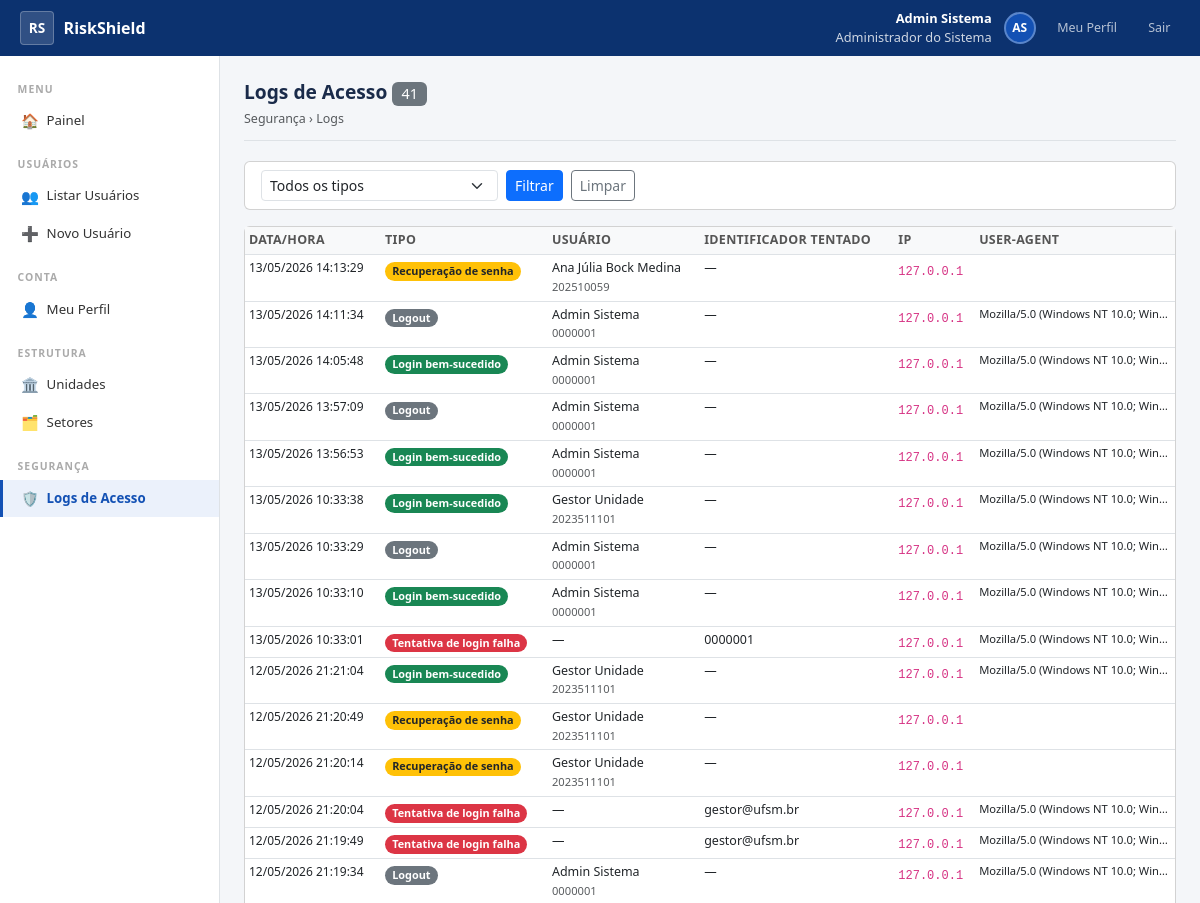
Page /logs/acesso/ (signed in, upper part) on the earlier database version.
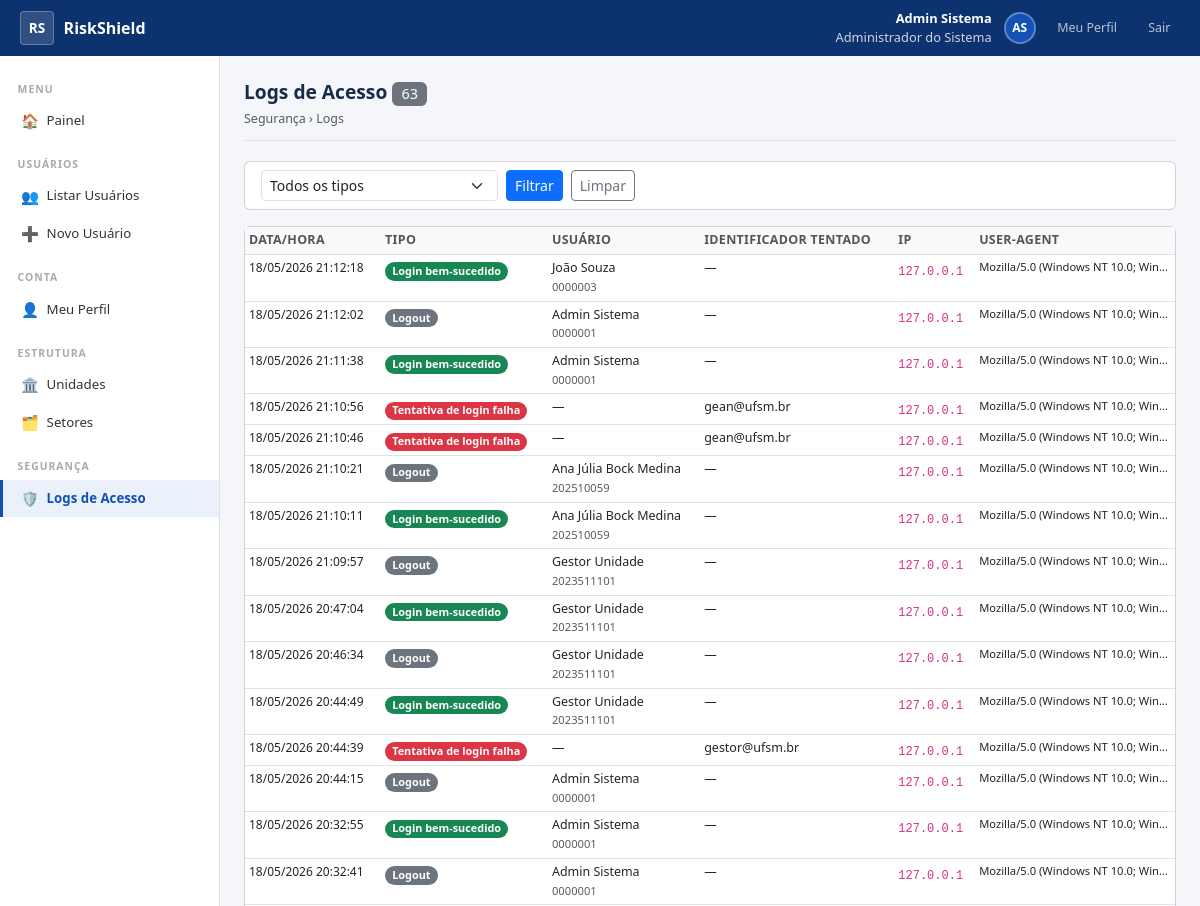
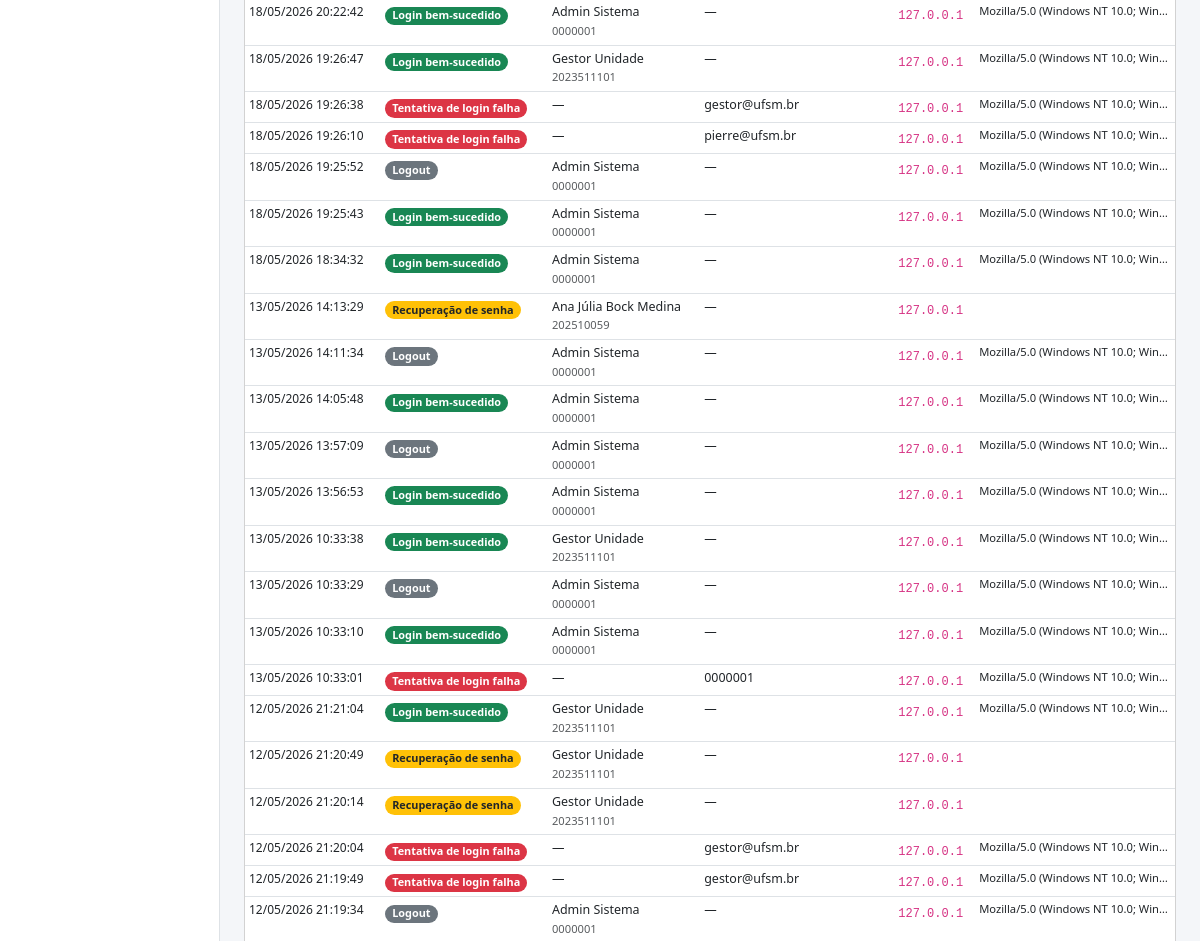
Same page on the later database version (2 pictures, top to bottom).
### accounts/models.py (models this page shows, shortened)
class LogAcesso(models.Model):
    TIPO_LOGIN_OK    = 'LOGIN_OK'
    TIPO_LOGIN_FALHA = 'LOGIN_FALHA'
    TIPO_LOGOUT      = 'LOGOUT'
    TIPO_ATIVACAO    = 'ATIVACAO'
    TIPO_RECUPERACAO = 'RECUPERACAO_SENHA'
    TIPO_BLOQUEIO    = 'BLOQUEIO_IP'
    TIPO_SESSAO_EXP  = 'SESSAO_EXPIRADA'
    TIPO_CHOICES = [
        (TIPO_LOGIN_OK,    'Login bem-sucedido'),
        (TIPO_LOGIN_FALHA, 'Tentativa de login falha'),
        (TIPO_LOGOUT,      'Logout'),
        (TIPO_ATIVACAO,    'Ativação de conta'),
        (TIPO_RECUPERACAO, 'Recuperação de senha'),
        (TIPO_BLOQUEIO,    'IP bloqueado por brute force'),
        (TIPO_SESSAO_EXP,  'Sessão expirada'),
    ]
    tipo              = models.CharField('Tipo', max_length=30, choices=TIPO_CHOICES, db_index=True)
    usuario           = models.ForeignKey(
        Usuario, on_delete=models.SET_NULL,
        null=True, blank=True, related_name='logs_acesso',
    )
    identificador_tentado = models.CharField(
        'Matrícula/E-mail tentado', max_length=200, blank=True,
    )
    ip                = models.GenericIPAddressField('Endereço IP', null=True, blank=True)
    user_agent        = models.TextField('User-Agent', blank=True)
    detalhes          = models.TextField('Detalhes', blank=True)
    criado_em         = models.DateTimeField('Data/Hora', auto_now_add=True, db_index=True)
    class Meta:
        verbose_name = 'Log de Acesso'
        verbose_name_plural = 'Logs de Acesso'
        ordering = ['-criado_em']

class Usuario(AbstractBaseUser, PermissionsMixin):
    primeiro_nome = models.CharField('Primeiro Nome', max_length=80)
    sobrenome     = models.CharField('Sobrenome',     max_length=100)
    matricula     = models.CharField('Matrícula',     max_length=20, unique=True, db_index=True)
    email         = models.EmailField('E-mail Institucional', unique=True, db_index=True)
    foto          = models.ImageField('Foto', upload_to='fotos/', blank=True, null=True)
    telefone      = models.CharField('Telefone Institucional', max_length=20, blank=True)
    cargo         = models.CharField('Cargo / Função',         max_length=120, blank=True)
    perfil = models.CharField(
        'Perfil',
        max_length=20,
        choices=Perfil.choices,
        default=Perfil.SERVIDOR,
        db_index=True,
    )
    ativo           = models.BooleanField('Ativo', default=True, db_index=True)
    conta_ativada   = models.BooleanField('Conta Ativada', default=False)
    is_staff        = models.BooleanField('Acesso Admin Django', default=False)
    criado_em       = models.DateTimeField('Criado em',    auto_now_add=True)
    atualizado_em   = models.DateTimeField('Atualizado em', auto_now=True)
    deleted_at      = models.DateTimeField('Excluído em',  null=True, blank=True, db_index=True)
    criado_por      = models.ForeignKey(
        'self', on_delete=models.SET_NULL,
        null=True, blank=True,
        related_name='usuarios_criados',
        verbose_name='Criado por',
    )
    ultimo_login_ip = models.GenericIPAddressField('IP do Último Login', null=True, blank=True)
    history = HistoricalRecords(
        history_change_reason_field=models.TextField(null=True),
        excluded_fields=['last_login', 'ultimo_login_ip'],
    )
    objects = UsuarioManager()
    USERNAME_FIELD  = 'matricula'
    REQUIRED_FIELDS = ['email', 'primeiro_nome', 'sobrenome']
    class Meta:
        verbose_name         = 'Usuário'
        verbose_name_plural  = 'Usuários'
        ordering             = ['primeiro_nome', 'sobrenome']
    def get_nome_completo(self):
        return f'{self.primeiro_nome} {self.sobrenome}'.strip()
    def get_iniciais(self):
        partes = self.get_nome_completo().split()
        if len(partes) >= 2:
            return f'{partes[0][0]}{partes[-1][0]}'.upper()
        return self.matricula[:2].upper()
    @property
    def pode_criar_usuario(self):
        return self.perfil in (Perfil.ADMIN, Perfil.GESTOR_UNIDADE)
    @property
    def pode_gerenciar_usuarios(self):
        return self.perfil in (Perfil.ADMIN, Perfil.GESTOR_UNIDADE, Perfil.GESTOR_SETOR)
    @property
    def pode_ver_logs(self):
        return self.perfil == Perfil.ADMIN

### accounts/views.py (the view)
# urls.py: path('logs/acesso/',                              views.view_logs_acesso,      name='logs_acesso'),
@requer_admin
def view_logs_acesso(request):
    qs   = LogAcesso.objects.select_related('usuario').order_by('-criado_em')
    tipo = request.GET.get('tipo', '')
    if tipo:
        qs = qs.filter(tipo=tipo)
    return render(request, 'accounts/logs_acesso.html', {
        'logs': qs[:500], 'tipos': LogAcesso.TIPO_CHOICES, 'filtro_tipo': tipo,
    })

### accounts/managers.py (called while the page is built)
    def get_queryset(self):
        return super().get_queryset().filter(deleted_at__isnull=True)

### templates/accounts/logs_acesso.html (shortened to what this page needs)
{% extends 'base_sistema.html' %}
{% block content %}
<div class="page-header">
  <h1>Logs de Acesso <span class="badge bg-secondary fw-normal">{{ logs|length }}</span></h1>
  <ol class="breadcrumb mb-0"><li class="breadcrumb-item active">Segurança › Logs</li></ol>
</div>
<div class="card mb-3">
  <div class="card-body py-2">
    <form method="get" class="d-flex gap-2 align-items-end">
      <div>
        <select name="tipo" class="form-select form-select-sm">
          <option value="">Todos os tipos</option>
        </select>
      </div>
      <button type="submit" class="btn btn-primary btn-sm">Filtrar</button>
      <a href="{% url 'logs_acesso' %}" class="btn btn-outline-secondary btn-sm">Limpar</a>
    </form>
  </div>
</div>
<div class="card">
  <div class="card-body p-0">
    <table class="table table-hover table-sm mb-0 table-gov">
      <thead>
        <tr>
          <th>Data/Hora</th>
          <th>Tipo</th>
          <th>Usuário</th>
          <th>Identificador tentado</th>
          <th>IP</th>
          <th>User-Agent</th>
        </tr>
      </thead>
      <tbody>
        {% for log in logs %}
        <tr>
          <td style="font-size:.75rem;white-space:nowrap;">{{ log.criado_em|date:"d/m/Y H:i:s" }}</td>
          <td>
            <span class="badge rounded-pill
              {% if log.tipo == 'LOGIN_OK' %}bg-success
              {% elif log.tipo == 'LOGIN_FALHA' %}bg-danger
              {% elif log.tipo == 'LOGOUT' %}bg-secondary
              {% elif log.tipo == 'BLOQUEIO_IP' %}bg-dark
              {% elif log.tipo == 'ATIVACAO' %}bg-primary
              {% elif log.tipo == 'RECUPERACAO_SENHA' %}bg-warning text-dark
              {% else %}bg-light text-dark{% endif %}" style="font-size:.68rem;">
              {{ log.get_tipo_display }}
            </span>
          </td>
          <td style="font-size:.78rem;">
            {% if log.usuario %}{{ log.usuario.get_nome_completo }}<br>
            <span class="text-muted" style="font-size:.7rem;">{{ log.usuario.matricula }}</span>
            {% else %}—{% endif %}
          </td>
          <td style="font-size:.78rem;">{{ log.identificador_tentado|default:"—" }}</td>
          <td><code style="font-size:.75rem;">{{ log.ip|default:"—" }}</code></td>
          <td style="font-size:.7rem; max-width:180px; overflow:hidden; text-overflow:ellipsis; white-space:nowrap;" title="{{ log.user_agent }}">
            {{ log.user_agent|truncatechars:50 }}
          </td>
        </tr>
        {% empty %}
        <tr><td colspan="6" class="text-center text-muted py-3">Nenhum log encontrado.</td></tr>
        {% endfor %}
      </tbody>
    </table>
  </div>
</div>
{% endblock %}

Differences in the rows shown:
added LogAcesso: criado_em "18/05/2026 21:12:18", tipo "Login bem-sucedido", usuario.get_nome_completo "João Souza", usuario.matricula "0000003", identificador_tentado "—", ip "127.0.0.1", user_agent "Mozilla/5.0 (Windows NT 10.0; Win…"
added LogAcesso: criado_em "18/05/2026 21:12:02", tipo "Logout", usuario.get_nome_completo "Admin Sistema", usuario.matricula "0000001", identificador_tentado "—", ip "127.0.0.1", user_agent "Mozilla/5.0 (Windows NT 10.0; Win…"
added LogAcesso: criado_em "18/05/2026 21:11:38", tipo "Login bem-sucedido", usuario.get_nome_completo "Admin Sistema", usuario.matricula "0000001", identificador_tentado "—", ip "127.0.0.1", user_agent "Mozilla/5.0 (Windows NT 10.0; Win…"
added LogAcesso: criado_em "18/05/2026 21:10:56", tipo "Tentativa de login falha", identificador_tentado "gean@ufsm.br", ip "127.0.0.1", user_agent "Mozilla/5.0 (Windows NT 10.0; Win…"
added LogAcesso: criado_em "18/05/2026 21:10:46", tipo "Tentativa de login falha", identificador_tentado "gean@ufsm.br", ip "127.0.0.1", user_agent "Mozilla/5.0 (Windows NT 10.0; Win…"
added LogAcesso: criado_em "18/05/2026 21:10:21", tipo "Logout", usuario.get_nome_completo "Ana Júlia Bock Medina", usuario.matricula "202510059", identificador_tentado "—", ip "127.0.0.1", user_agent "Mozilla/5.0 (Windows NT 10.0; Win…"
added LogAcesso: criado_em "18/05/2026 21:10:11", tipo "Login bem-sucedido", usuario.get_nome_completo "Ana Júlia Bock Medina", usuario.matricula "202510059", identificador_tentado "—", ip "127.0.0.1", user_agent "Mozilla/5.0 (Windows NT 10.0; Win…"
added LogAcesso: criado_em "18/05/2026 21:09:57", tipo "Logout", usuario.get_nome_completo "Gestor Unidade", usuario.matricula "2023511101", identificador_tentado "—", ip "127.0.0.1", user_agent "Mozilla/5.0 (Windows NT 10.0; Win…"
added LogAcesso: criado_em "18/05/2026 20:47:04", tipo "Login bem-sucedido", usuario.get_nome_completo "Gestor Unidade", usuario.matricula "2023511101", identificador_tentado "—", ip "127.0.0.1", user_agent "Mozilla/5.0 (Windows NT 10.0; Win…"
added LogAcesso: criado_em "18/05/2026 20:46:34", tipo "Logout", usuario.get_nome_completo "Gestor Unidade", usuario.matricula "2023511101", identificador_tentado "—", ip "127.0.0.1", user_agent "Mozilla/5.0 (Windows NT 10.0; Win…"
added LogAcesso: criado_em "18/05/2026 20:44:49", tipo "Login bem-sucedido", usuario.get_nome_completo "Gestor Unidade", usuario.matricula "2023511101", identificador_tentado "—", ip "127.0.0.1", user_agent "Mozilla/5.0 (Windows NT 10.0; Win…"
added LogAcesso: criado_em "18/05/2026 20:44:39", tipo "Tentativa de login falha", identificador_tentado "gestor@ufsm.br", ip "127.0.0.1", user_agent "Mozilla/5.0 (Windows NT 10.0; Win…"
added LogAcesso: criado_em "18/05/2026 20:44:15", tipo "Logout", usuario.get_nome_completo "Admin Sistema", usuario.matricula "0000001", identificador_tentado "—", ip "127.0.0.1", user_agent "Mozilla/5.0 (Windows NT 10.0; Win…"
added LogAcesso: criado_em "18/05/2026 20:32:55", tipo "Login bem-sucedido", usuario.get_nome_completo "Admin Sistema", usuario.matricula "0000001", identificador_tentado "—", ip "127.0.0.1", user_agent "Mozilla/5.0 (Windows NT 10.0; Win…"
added LogAcesso: criado_em "18/05/2026 20:32:41", tipo "Logout", usuario.get_nome_completo "Admin Sistema", usuario.matricula "0000001", identificador_tentado "—", ip "127.0.0.1", user_agent "Mozilla/5.0 (Windows NT 10.0; Win…"
added LogAcesso: criado_em "18/05/2026 20:22:42", tipo "Login bem-sucedido", usuario.get_nome_completo "Admin Sistema", usuario.matricula "0000001", identificador_tentado "—", ip "127.0.0.1", user_agent "Mozilla/5.0 (Windows NT 10.0; Win…"
added LogAcesso: criado_em "18/05/2026 19:26:47", tipo "Login bem-sucedido", usuario.get_nome_completo "Gestor Unidade", usuario.matricula "2023511101", identificador_tentado "—", ip "127.0.0.1", user_agent "Mozilla/5.0 (Windows NT 10.0; Win…"
added LogAcesso: criado_em "18/05/2026 19:26:38", tipo "Tentativa de login falha", identificador_tentado "gestor@ufsm.br", ip "127.0.0.1", user_agent "Mozilla/5.0 (Windows NT 10.0; Win…"
added LogAcesso: criado_em "18/05/2026 19:26:10", tipo "Tentativa de login falha", identificador_tentado "pierre@ufsm.br", ip "127.0.0.1", user_agent "Mozilla/5.0 (Windows NT 10.0; Win…"
added LogAcesso: criado_em "18/05/2026 19:25:52", tipo "Logout", usuario.get_nome_completo "Admin Sistema", usuario.matricula "0000001", identificador_tentado "—", ip "127.0.0.1", user_agent "Mozilla/5.0 (Windows NT 10.0; Win…"
added LogAcesso: criado_em "18/05/2026 19:25:43", tipo "Login bem-sucedido", usuario.get_nome_completo "Admin Sistema", usuario.matricula "0000001", identificador_tentado "—", ip "127.0.0.1", user_agent "Mozilla/5.0 (Windows NT 10.0; Win…"
added LogAcesso: criado_em "18/05/2026 18:34:32", tipo "Login bem-sucedido", usuario.get_nome_completo "Admin Sistema", usuario.matricula "0000001", identificador_tentado "—", ip "127.0.0.1", user_agent "Mozilla/5.0 (Windows NT 10.0; Win…"
Other differences:
{{ logs|length }}: "41" → "63"
